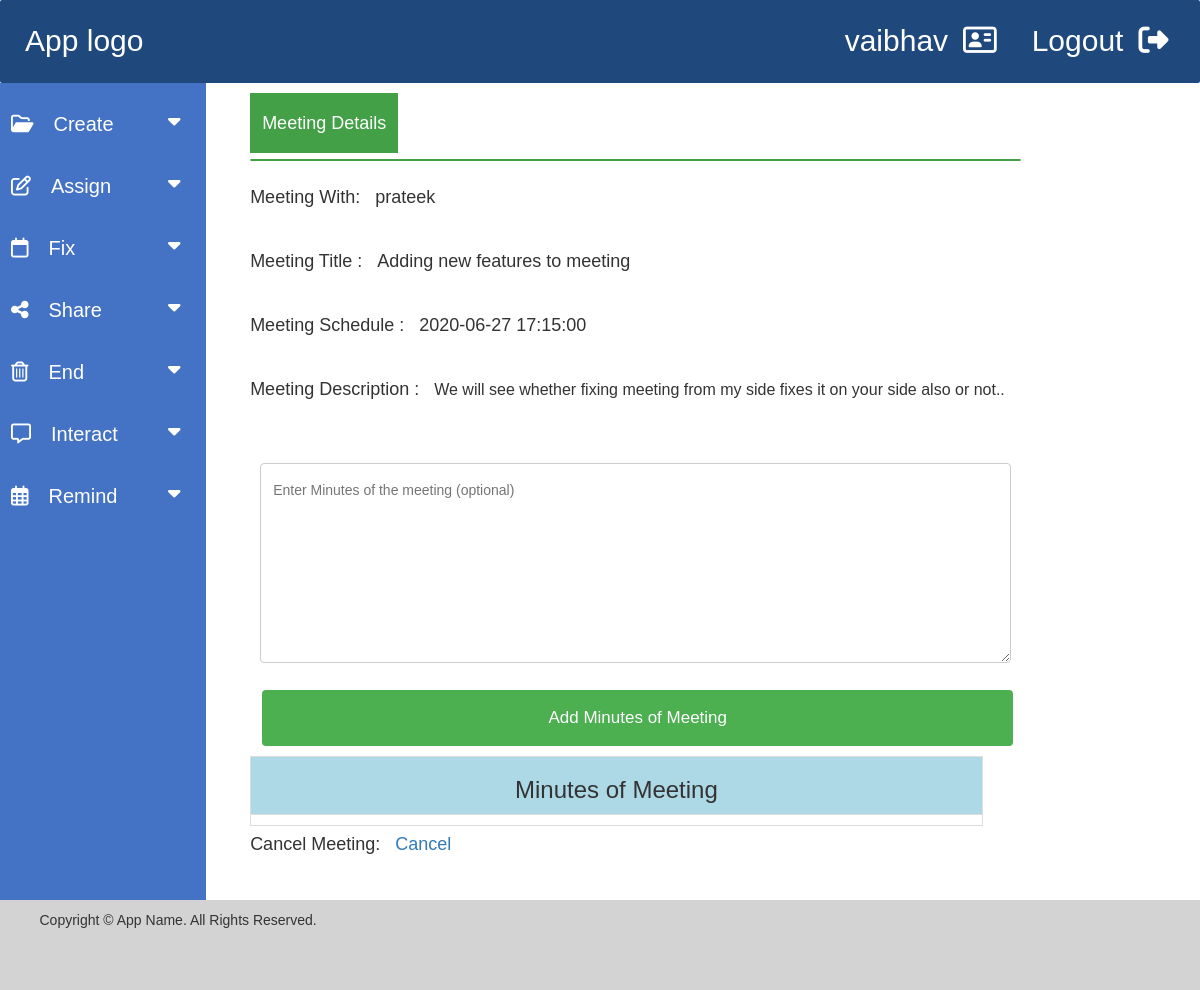
/fixedmeetingdetails.php?rn=4 (signed in), run on the app's committed database.
### tables this page shows
CREATE TABLE `fixmeeting` (
  `id` int NOT NULL,
  `projectid` int NOT NULL,
  `meetingtitle` varchar(255) NOT NULL,
  `meetingdatetime` datetime NOT NULL,
  `meetingdesc` text NOT NULL,
  `username` varchar(255) NOT NULL,
  `setter` varchar(255) NOT NULL,
  `mom` text
);

### fixedmeetingdetails.php (the view, shortened to what this page needs)
<?php
include_once 'source/db_connect.php';
$projectid = $_GET['rn'];
?>
<!DOCTYPE html>
<html lang="en">
<head>
  <link rel="stylesheet" href="https://maxcdn.bootstrapcdn.com/bootstrap/3.4.1/css/bootstrap.min.css">
<link rel="stylesheet" href="landingpage.css">
<link rel="stylesheet" href="https://cdnjs.cloudflare.com/ajax/libs/font-awesome/4.7.0/css/font-awesome.min.css">
<link rel="stylesheet" href="font-awesome.css">
</head>
<body>
<div class="header">
<a href="landingpage.php" style="margin-left: 5px;">App logo</a>
<div id="logout">Logout<a href="logout.php"><i class="fas fa-sign-out-alt" style="margin-left: 15px;"></i></a></div>
<div id="usertype"><?php echo $_SESSION['username'] ?><a href="#"><i class="far fa-address-card" style="margin-left: 15px;"></i></a></div>
</div>
<div class="row">
<div class="sidenav" id="sidenav">
  <button class="dropdown-btn"><i class='far fa-folder-open' style="margin-right: 20px;"></i>Create
    <i class="fa fa-caret-down"></i>
  </button>
  <button class="dropdown-btn"><i class='far fa-edit' style="margin-right: 20px;"></i>Assign
    <i class="fa fa-caret-down"></i>
  </button>
  <button class="dropdown-btn"><i class="far fa-calendar" style="margin-right: 20px;"></i>Fix
    <i class="fa fa-caret-down"></i>
  </button>
  <button class="dropdown-btn"><i class="fas fa-share-alt" style="margin-right: 20px;"></i>Share
    <i class="fa fa-caret-down"></i>
  </button>
  <button class="dropdown-btn"><i class="far fa-trash-alt" style="margin-right: 20px;"></i>End
    <i class="fa fa-caret-down"></i>
  </button>
  <button class="dropdown-btn"><i class='far fa-comment-alt' style="margin-right: 20px;"></i>Interact
    <i class="fa fa-caret-down"></i>
  </button>
  <button class="dropdown-btn"><i class='far fa-calendar-alt' style="margin-right: 20px;"></i>Remind
    <i class="fa fa-caret-down"></i>
  </button>
</div>
<div class="main" id="main">
  <div class="maincontent">
    <button class="topbutton">Meeting Details</button>
    <hr class="new1">
    <div style="font-size:18px;">
    <b style="font-size:18px; font-weight:100;">Meeting With: &nbsp</b>
    <?php
      $query = "select * from fixmeeting where id = $projectid";
      $result_display_fixedmeeting =$conn->prepare($query);
      $result_display_fixedmeeting->execute();
      while($rows=$result_display_fixedmeeting->fetch(PDO::FETCH_ASSOC)){
        echo $rows['username'];
      }
    ?>
    </div><br>
    <div style="font-size:18px;">
    <b style="font-size:18px; font-weight:100;">Meeting Title : &nbsp </b>
    <?php
      $query = "select * from fixmeeting where id = $projectid";
      $result_display_fixedmeeting =$conn->prepare($query);
      $result_display_fixedmeeting->execute();
      while($rows=$result_display_fixedmeeting->fetch(PDO::FETCH_ASSOC)){
        echo $rows['meetingtitle'];
      }
    ?>
    </div><br>
    <div style="font-size:18px;">
    <b style="font-size:18px; font-weight:100;">Meeting Schedule : &nbsp </b>
    <?php
      $query = "select * from fixmeeting where id = $projectid";
      $result_display_fixedmeeting =$conn->prepare($query);
      $result_display_fixedmeeting->execute();
      while($rows=$result_display_fixedmeeting->fetch(PDO::FETCH_ASSOC)){
        echo $rows['meetingdatetime'];
      }
    ?>
    </div><br>
    <div style="font-size:18px;">
    Meeting Description : &nbsp
    <b style="font-weight:100; font-size:16px;">
    <?php
      $query = "select * from fixmeeting where id = $projectid";
      $result_display_fixedmeeting =$conn->prepare($query);
      $result_display_fixedmeeting->execute();
      while($rows=$result_display_fixedmeeting->fetch(PDO::FETCH_ASSOC)){
        echo $rows['meetingdesc'];
      }
    ?>
    </b>
    </div><br>
    <form action="" class="form-container" method="post" enctype="multipart/form-data">
    <textarea for="mom" class="projectdescription" name="mom" placeholder="Enter Minutes of the meeting (optional)" style="height:200px"></textarea>
    <input type="submit" name="projectup-btn" class="btn" value="Add Minutes of Meeting">
    </form>
    <table style="width:95%; border: 1px solid #ddd;">
      <tr style="background-color:lightblue;">
        <th colspan="1" style="text-align:center;"><h3>Minutes of Meeting</h3></th>
      </tr>
      <?php
       $query = "select * from fixmeeting where id = $projectid";
       $result_display_fixedmeeting =$conn->prepare($query);
       $result_display_fixedmeeting->execute();
        while($rows=$result_display_fixedmeeting->fetch(PDO::FETCH_ASSOC)){
            echo "
            <tr>
            <td style=\"padding:5px; text-align:center; border: 1px solid #ddd;\">".$rows['mom']."</td>
            </tr>
            ";
        }
        ?>
    </table>
    <div style="font-size:18px;">
    Cancel Meeting: &nbsp
    <?php
            $query = "select * from fixmeeting where id = $projectid";
            $result_display_fixedmeeting =$conn->prepare($query);
            $result_display_fixedmeeting->execute();
            while($rows=$result_display_fixedmeeting->fetch(PDO::FETCH_ASSOC)){
                echo "
                <a href = 'cancelmeeting.php?rn=$rows[id]' onclick=\"return confirm('Are you sure?')\">Cancel</a>
                ";
              }
        ?>
    </div><br>
</div>
</div>
</div>
<div class="footer">
    <p class="copyright">Copyright © App Name. All Rights Reserved.</p>
</div>
</body>
</html>

### landingpage.css (style rules this page uses)
* { box-sizing: border-box; }
body { font-family: Arial, Helvetica, sans-serif; }
.header { background-color: #1f497d; padding: 20px; color:white; font-size: 30px; position: -webkit-sticky; position: sticky; top:0; border-radius:2px ; z-index: 100; }
.header a { color:white; }
#usertype { float: right; color: white; margin-right: 3%; }
#logout { float: right; color: white; margin-right: 1%; }
.sidenav { float: left; width: 18%; padding: 10px; height: auto; background: #4472C4; }
.main { background-color: white; float: left; width: 80%; padding: 10px; height: auto; }
.maincontent { width: 80%; margin-left: 3.5%; line-height: 2; }
.dropdown-btn { padding: 6px 8px 6px 16px; text-decoration: none; font-size: 20px; color: white; display: block; border: none; line-height: 2.5; background: none; width: 100%; text-align: left; cursor: pointer; outline: none; }
.fa-caret-down { float: right; margin-top: 12.5px; padding-right: 8px; }
.row:after { content: ""; display: table; clear: both; }
.footer { background-color: lightgrey; padding: 10px; height: 90px; }
.copyright { margin-left:2.5%; }
hr.new1 { border: 1.5px solid #43A047; border-radius: 2px; margin-top: 0px; margin-bottom: 18px; }
.projectdescription { width: 100%; padding: 12px; border: 1px solid #ccc; border-radius: 4px; resize: vertical; margin-top: 18px; }
.topbutton { background-color: #43A047; color: white; padding: 12px; font-size: 18px; border: none; cursor: pointer; width: auto; margin-bottom: 6px; }
.form-container { padding: 10px; background-color: white; }
.form-container .btn { background-color: #4CAF50; color: white; padding: 16px 20px; border: none; cursor: pointer; width: 100%; margin-top: 18px; margin-bottom:0px; }
.btn { background-color: #4CAF50; color: white; font-size: 17px; padding: 10px; border: none; cursor: pointer; width: 100px; margin-bottom: 4%; margin-left: 2px; }

### data on the page
fixmeeting: username "prateek", meetingtitle "Adding new features to meeting", meetingdatetime "2020-06-27 17:15:00", meetingdesc "We will see whether fixing meeting from my side fixes it on your side also or not.."

### other printed values
$_SESSION['username'] "vaibhav"
